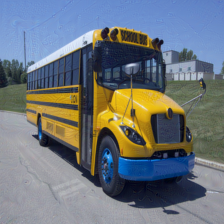
#> input picture outfile_791.png, 224 x 224 px
$ jupyter execute --allow-errors prob4_2.ipynb
#> lines starting #> are read from the running program, lines starting #| are printed output that depends on the picture
[cell 1]
from PIL import Image
import torch

[cell 2]
image = Image.open("outfile_791.png")
#> image is the input picture: PIL image 224x224 RGB; mean R, G, B 109.6, 117.1, 123.5
image.show()

[cell 3]
rotated_image = image.rotate(30)
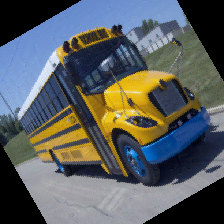
#> rotated_image: PIL image 224x224 RGB; mean R, G, B 90, 94.7, 96
rotated_image.show()

[cell 4]
flipped_image = image.transpose(Image.FLIP_LEFT_RIGHT)
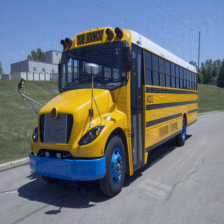
#> flipped_image: PIL image 224x224 RGB; mean R, G, B 109.6, 117.1, 123.5
flipped_image.show()

[cell 5]
cropped_image = image.resize((280, 280))
cropped_image = cropped_image.crop((28, 28, 252, 252))
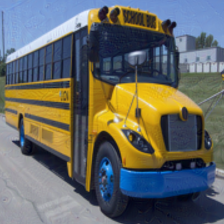
#> cropped_image: PIL image 224x224 RGB; mean R, G, B 102.1, 104.9, 101.3
cropped_image.show()

[cell 6]
grayscale_image = image.convert('LA')
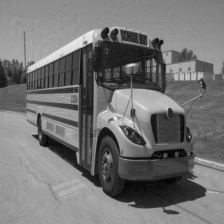
#> grayscale_image: PIL image 224x224 LA; mean R, G, B, A 115.6, 115.6, 115.6, 255
grayscale_image.show()

$ run again, with outfile_812.png copied over outfile_791.png
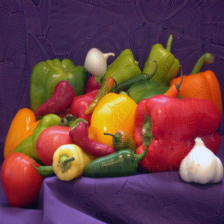
#> input picture outfile_812.png, 224 x 224 px
#> image is the input picture: PIL image 224x224 RGB; mean R, G, B 108.3, 63.4, 67.4
#> `cropped_image = cropped_image.crop((28, 28, 252, 252))`:
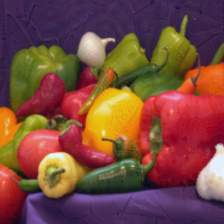
#> cropped_image: PIL image 224x224 RGB; mean R, G, B 121.1, 73.4, 62.2
#> `grayscale_image = image.convert('LA')`:
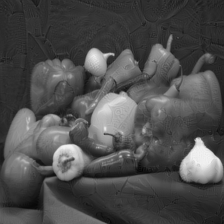
#> grayscale_image: PIL image 224x224 LA; mean R, G, B, A 77.3, 77.3, 77.3, 255

$ run again, with outfile_837.png copied over outfile_791.png
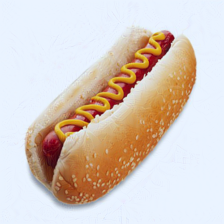
#> input picture outfile_837.png, 224 x 224 px
#> image is the input picture: PIL image 224x224 RGB; mean R, G, B 216, 204, 195.8
#> `flipped_image = image.transpose(Image.FLIP_LEFT_RIGHT)`:
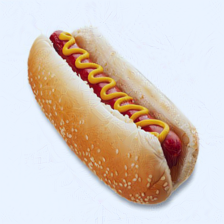
#> flipped_image: PIL image 224x224 RGB; mean R, G, B 216, 204, 195.8
#> `grayscale_image = image.convert('LA')`:
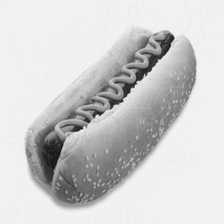
#> grayscale_image: PIL image 224x224 LA; mean R, G, B, A 206.7, 206.7, 206.7, 255

$ run again, with outfile_951.png copied over outfile_791.png
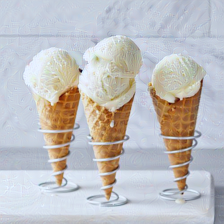
#> input picture outfile_951.png, 224 x 224 px
#> image is the input picture: PIL image 224x224 RGB; mean R, G, B 191.5, 190.8, 192.3
#> `cropped_image = cropped_image.crop((28, 28, 252, 252))`:
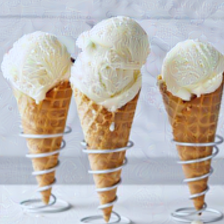
#> cropped_image: PIL image 224x224 RGB; mean R, G, B 190.4, 184.8, 179.7
#> `grayscale_image = image.convert('LA')`:
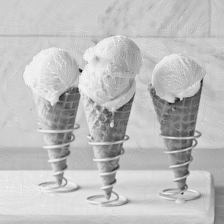
#> grayscale_image: PIL image 224x224 LA; mean R, G, B, A 191.2, 191.2, 191.2, 255
